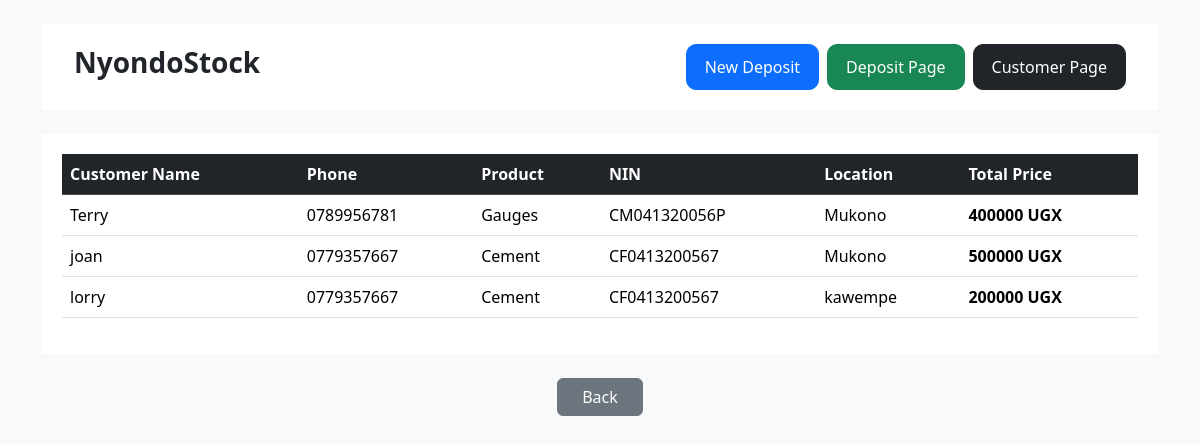
The app's page /customer_page/ with its own data.
### nyondoapp/models.py (models this page shows)
class Customer(models.Model):
    customer_name = models.CharField(max_length=30, blank=False)
    phone=models.TextField()
    product_name = models.CharField(max_length=100 ,blank=False)
    nin = models.TextField()
    location = models.CharField(max_length=100)
    total_price = models.IntegerField()

### nyondoapp/views.py (the view)
# urls.py: path('customer_page/', views.customer_page, name="customer_page"),
def customer_page(request):
    customers = Customer.objects.all().order_by('-id')
    return render(request, 'account/customer_page.html', {'customers': customers})

### nyondoapp/templates/account/customer_page.html (shortened to what this page needs)
<!doctype html>
<html lang="en">
  <head>
    <link
      href="https://cdn.jsdelivr.net/npm/bootstrap@5.3.8/dist/css/bootstrap.min.css"
      rel="stylesheet"
    />
  </head>
  <body>
    <div class="container py-4">
      <nav class="navbar navbar-expand-lg navbar-custom mb-4">
        <div class="container-fluid">
          <h3>NyondoStock</h3>
          <div class="d-flex gap-2 ms-auto">
            <a
              href="{% url 'customer_deposit' %}"
              class="btn btn-primary btn-custom"
            >
              New Deposit
            </a>
            <a
              href="{% url 'deposit_page' %}"
              class="btn btn-success btn-custom"
            >
              Deposit Page
            </a>
            <a href="{% url 'customer_page' %}" class="btn btn-dark btn-custom">
              Customer Page
            </a>
          </div>
        </div>
      </nav>
      <div class="table-container">
        <div class="table-responsive">
          <table class="table table-hover align-middle">
            <thead class="table-dark">
              <tr>
                <th>Customer Name</th>
                <th>Phone</th>
                <th>Product</th>
                <th>NIN</th>
                <th>Location</th>
                <th>Total Price</th>
              </tr>
            </thead>
            <tbody>
              {% for customer in customers %}
              <tr>
                <td>{{ customer.customer_name }}</td>
                <td>{{ customer.phone }}</td>
                <td>{{ customer.product_name }}</td>
                <td>{{ customer.nin }}</td>
                <td>{{ customer.location }}</td>
                <td class="fw-bold">{{ customer.total_price }} UGX</td>
              </tr>
              {% empty %}
              <tr>
                <td colspan="6" class="text-center py-4 text-muted">
                  No customers found
                </td>
              </tr>
              {% endfor %}
            </tbody>
          </table>
        </div>
      </div>
      <div class="buttons d-flex justify-content-center gap-3 mt-4">
        <a href="{% url 'dash' %}" class="btn btn-secondary px-4">Back</a>
      </div>
    </div>
  </body>
</html>

### nyondoapp/templates/account/customer_page.html (style rules this page uses)
body { background-color: #f8f9fa; }
.navbar-custom { background: white; padding: 20px; }
.table-container { background: white; padding: 20px; }
.btn-custom { border-radius: 10px; padding: 10px 18px; font-weight: 500; }
h3, h4 { font-weight: bold; }
.table thead th { vertical-align: middle; }

### records on screen
Customer: customer_name "Terry", phone "0789956781", product_name "Gauges", nin "CM041320056P", location "Mukono", total_price "400000"
Customer: customer_name "joan", phone "0779357667", product_name "Cement", nin "CF0413200567", location "Mukono", total_price "500000"
Customer: customer_name "lorry", phone "0779357667", product_name "Cement", nin "CF0413200567", location "kawempe", total_price "200000"
